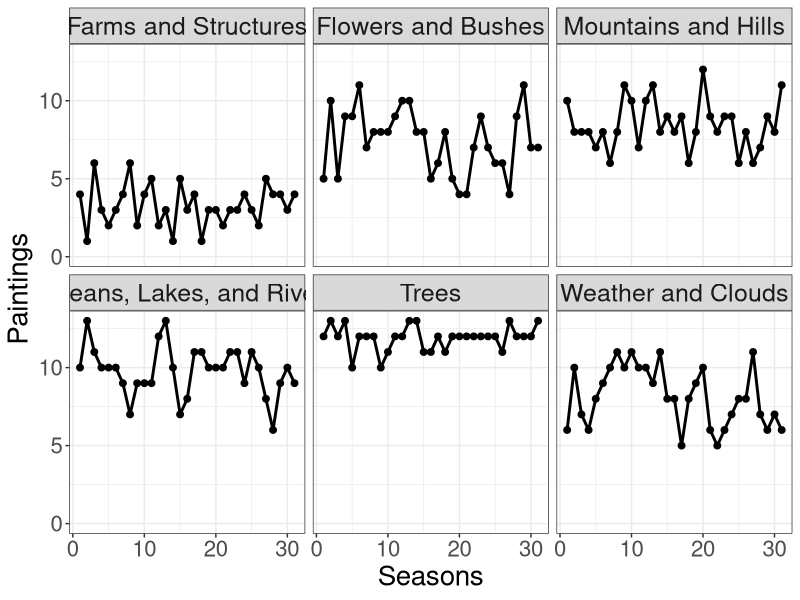

Write R code to recreate this figure.
## ---- chunk 1
knitr::opts_chunk$set(echo = FALSE, comments = FALSE, warning = FALSE, message = FALSE)

##### Libraries #####

library(tidyverse)

##### Set working directory #####

setwd("C:/Users/Owner/Documents/GitHub/MakeoverMondays/makeover_monday_2020w50")

##### Functions #####

## cat elements
cat_elements <- function(x){
    
    y <- NULL
    
    if(x %in% c("Lakes", "Dock", "Boat", "Ocean", "Waterfall", "River", "Lake", "Beach", 
                "Waves")){
        y <- "Oceans, Lakes, and Rivers"
    } else if(x %in% c("Building", "Farm", "Lighthouse", "Windmill", "Mill", "Bridge", 
                       "Barn", "Fence", "Cabin", "Structure")){
        y <- "Farms and Structures"
    } else if(x %in% c("Diane Andre", "Person", "Steve Ross", "Guest")){
        y <- "Guest"
    } else if(x %in% c("Apple Frame", "Double Oval Frame", "Florida Frame", 
                       "Half Circle Frame", "Half Oval Frame", "Rectangular 3D Frame", 
                       "Rectangular frame", "Seashell Frame", "Split Frame", "Tomb Frame", 
                       "Triple Frame", "Window Frame", "Wood Frame", "Circle Frame", 
                       "Portrait", "Oval Frame", "Framed", "Rectangle 3D Frame", 
                       "Rectangular Frame", "Wood Framed")){
        y <- "Painting Frame"
    } else if(x %in% c("Aurora Borealis", "Moon", "Night", "FOG", "SUN", "Winter", "Snow", 
                       "Cumulus", "Clouds", "Fire", "Cirrus")){
        y <- "Weather and Clouds"
    } else if(x %in% c("Cactus", "Flowers", "Bushes", "Grass")){
        y <- "Flowers and Bushes"
    } else if(x %in% c("Cliff", "Hills", "Path", "Rocks", "Mountains", "Snowy Mountain", 
                       "Mountain")){
        y <- "Mountains and Hills"
    } else if(x %in% c("Palm Trees", "Conifer", "Deciduous", "Trees", "Tree")){
        y <- "Trees"
    } else {
        y <- "MISSING"
    }
    
    y
    
}


##### Bring in the data #####

df <- read.csv("elements-by-episode.csv", 
               header=TRUE, 
               stringsAsFactors=FALSE) %>%
    mutate(season = as.numeric(substr(Episode, 2, 3)),
           episode = as.numeric(substr(Episode, 5, 6)),
           cat_elements = sapply(X = Element, FUN = cat_elements),
           cat_incident = (Included > 0))



## ---- chunk 2

df %>%
    group_by(season, episode, cat_elements) %>%
    summarize(incident = max(cat_incident)) %>%
    ungroup() %>%
    group_by(season, cat_elements) %>%
    summarize(paintings = sum(incident)) %>%
    ungroup() %>%
    arrange(season, paintings) %>%
    filter(!(cat_elements %in% c("Guest", "Painting Frame"))) %>%
    ggplot(aes(x = season, y = paintings)) +
    geom_line(size = 1) +
    geom_point(size = 2) +
    ylim(c(0,13)) +
    ylab("Paintings") +
    xlab("Seasons") +
    theme_bw() +
    facet_wrap(~ cat_elements) +
    theme(axis.title.x = element_text(size = 20),
          axis.text.x = element_text(size = 16),
          axis.title.y = element_text(size = 20),
          axis.text.y = element_text(size = 16),
          strip.text = element_text(size = 18)) 


